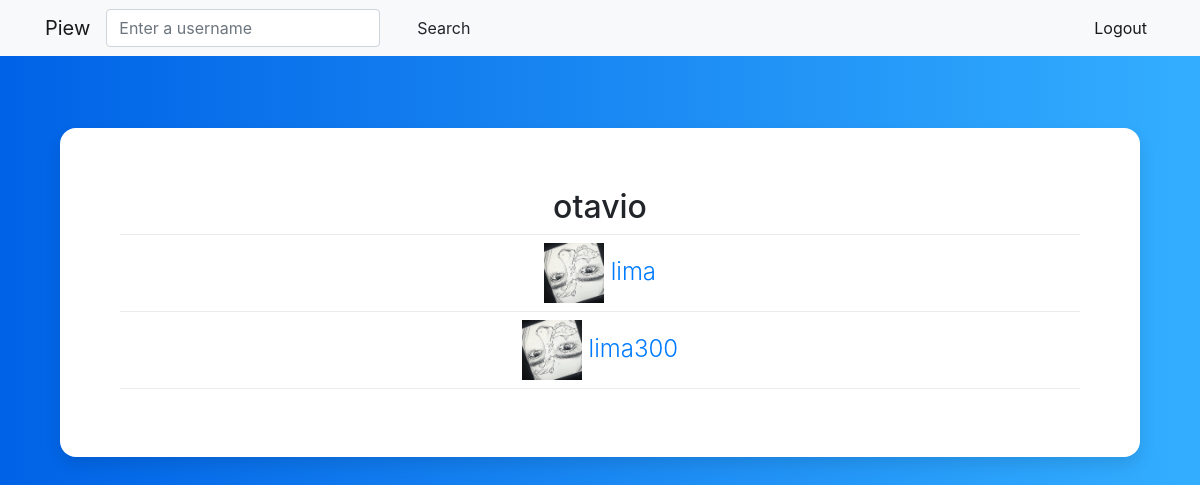
Screenshot of /followers/1 with the database file from the repository.
### core/models.py (models this page shows, shortened)
class User(AbstractBaseUser):
    email = models.EmailField(
        verbose_name='email address',
        max_length=255,
        unique=True,
    )
    username = models.name = models.CharField(max_length=20, unique=True)
    followers = models.ManyToManyField('self', related_name="followers")
    following = models.ManyToManyField('self', related_name="following")
    followers_counter = models.IntegerField(default=0)
    following_counter = models.IntegerField(default=0)
    image = models.ForeignKey(Avatar, on_delete=models.SET_NULL, null=True)
    active = models.BooleanField(default=True)
    staff = models.BooleanField(default=False) # a admin user; non super-user
    admin = models.BooleanField(default=False) # a superuser
    USERNAME_FIELD = 'username'
    REQUIRED_FIELDS = ['email'] # Email & Password are required by default.
    objects = UserManager()

class Avatar(models.Model):
    image = models.ImageField(upload_to="avatar/")

### core/views.py (the view)
# urls.py: path("followers/<int:id>", views.followers, name="followers"),
def followers(request, id):
    user = User.objects.get(pk=id)
    context = {
        "users": user.followers.all(),
        "useR": user,
        "user": request.user,
    }
    return render(request, "core/followers.html", context)

### core/templates/core/followers.html (shortened to what this page needs)
{% extends 'core/layout.html' %}
{% load static %}
{% block style %}
    <link rel="stylesheet" href="{% static "core/css/index.css" %}">
{% endblock style %}
{% block  body %}
    <nav class="navbar navbar-expand-lg navbar-light bg-light">
    <div class="container">
        <a class="navbar-brand" href="{% url 'index' %}">Piew</a>
        <form class="form-inline" action="{% url 'search' %}" method="POST">
            <div class="md-form my-0">
                <input name="ss" class="form-control mr-sm-2" type="text" placeholder="Enter a username">
            </div>
            <button class="btn btn-outline-white btn-md my-2 my-sm-0 ml-3" type="submit">Search</button>
        </form>
        <div class="collapse navbar-collapse" id="navbarSupportedContent">
        <ul class="navbar-nav ml-auto">
            <li class="nav-item active">
            <a class="nav-link" href="{% url 'user' user.id %}">{{user.username}}</a>
            </li>
            <li class="nav-item active">
            <a class="nav-link" href="{% url 'logout' %}">Logout</a>
            </li>
        </ul>
        </div>
    </div>
    </nav>
    <br>
    <br>
    <br>
    <center>
        <div class="card-signin center-align">
            <div class="piew">
                <h2>{{useR.username}}</h2>
            </div>
            {% if users %}
                <div class="dropdown-divider"></div>
                {% for user1 in users %}
                    <div class="piew">
                        <img src="{{MEDIA_URL}}{{user1.image.image.url}}" height="60" width="60"/>
                        <spam class="name"><a href="{% url 'user' user1.id %}">{{user1.username}}</a></spam>
                    </div>
                    <div class="dropdown-divider"></div>
                {% endfor %}
            {% else %}
                <div class="dropdown-divider"></div>
                <spam class="name">Nobody followed {{useR.username}} yet...</spam>
            {% endif %}
        </div>
    </center>
{% endblock body %}

### core/static/core/css/index.css (style rules this page uses)
body { background: #007bff; background: linear-gradient(to right, #0062E6, #33AEFF); padding: 0%; padding-top: 0%; }
.card-signin { border: 0; border-radius: 1rem; box-shadow: 0 0.5rem 1rem 0 rgba(0, 0, 0, 0.1); overflow: hidden; margin-bottom: 2rem; font-weight: 300; font-size: 1.5rem; width: 90%; align-self: center; background-color:#FFF; align-items: center; padding: 5%; }

### rows the page displays
User: username "otavio"
User: image.image (picture), username "lima"
User: image.image (picture), username "lima300"
